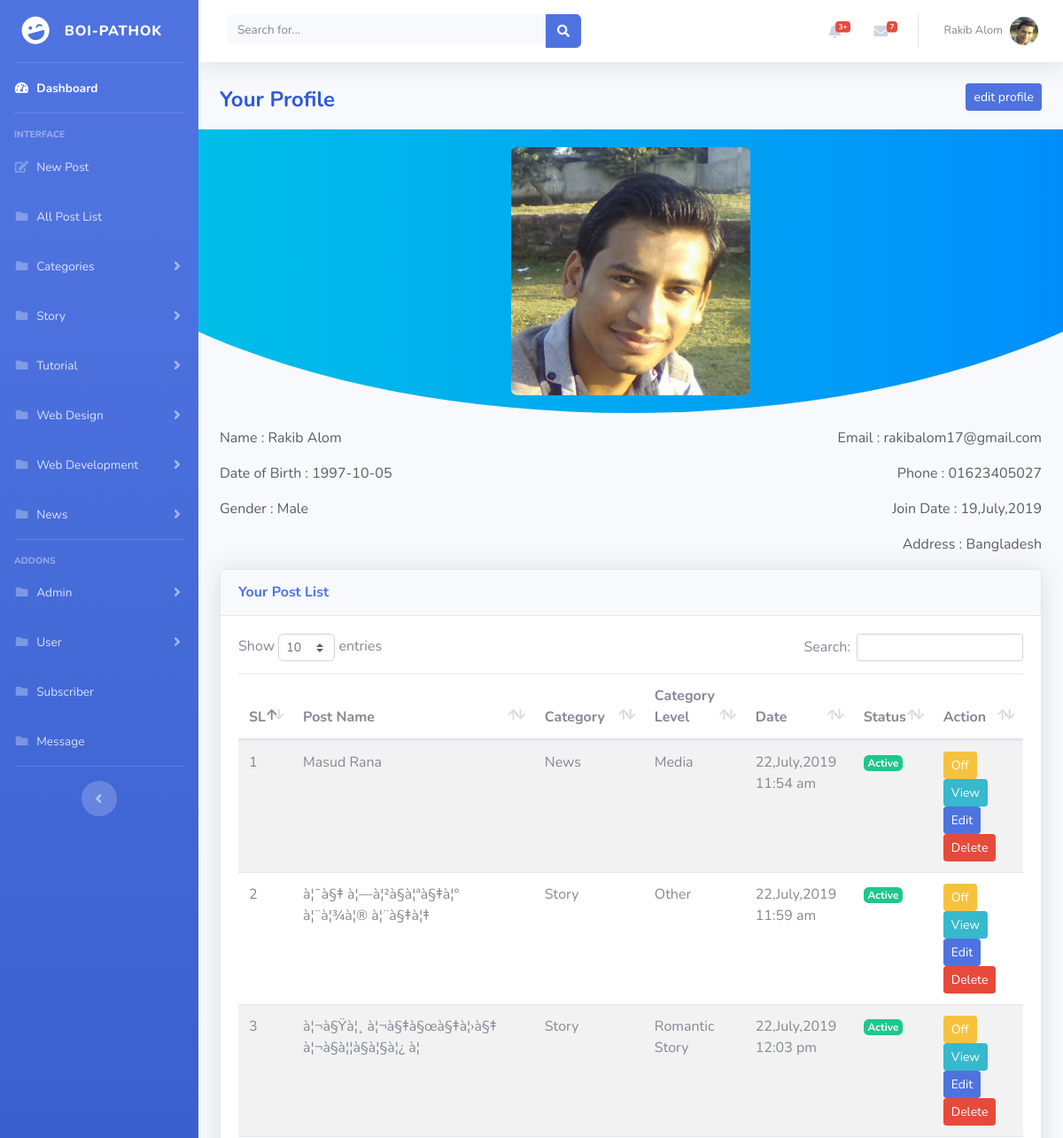
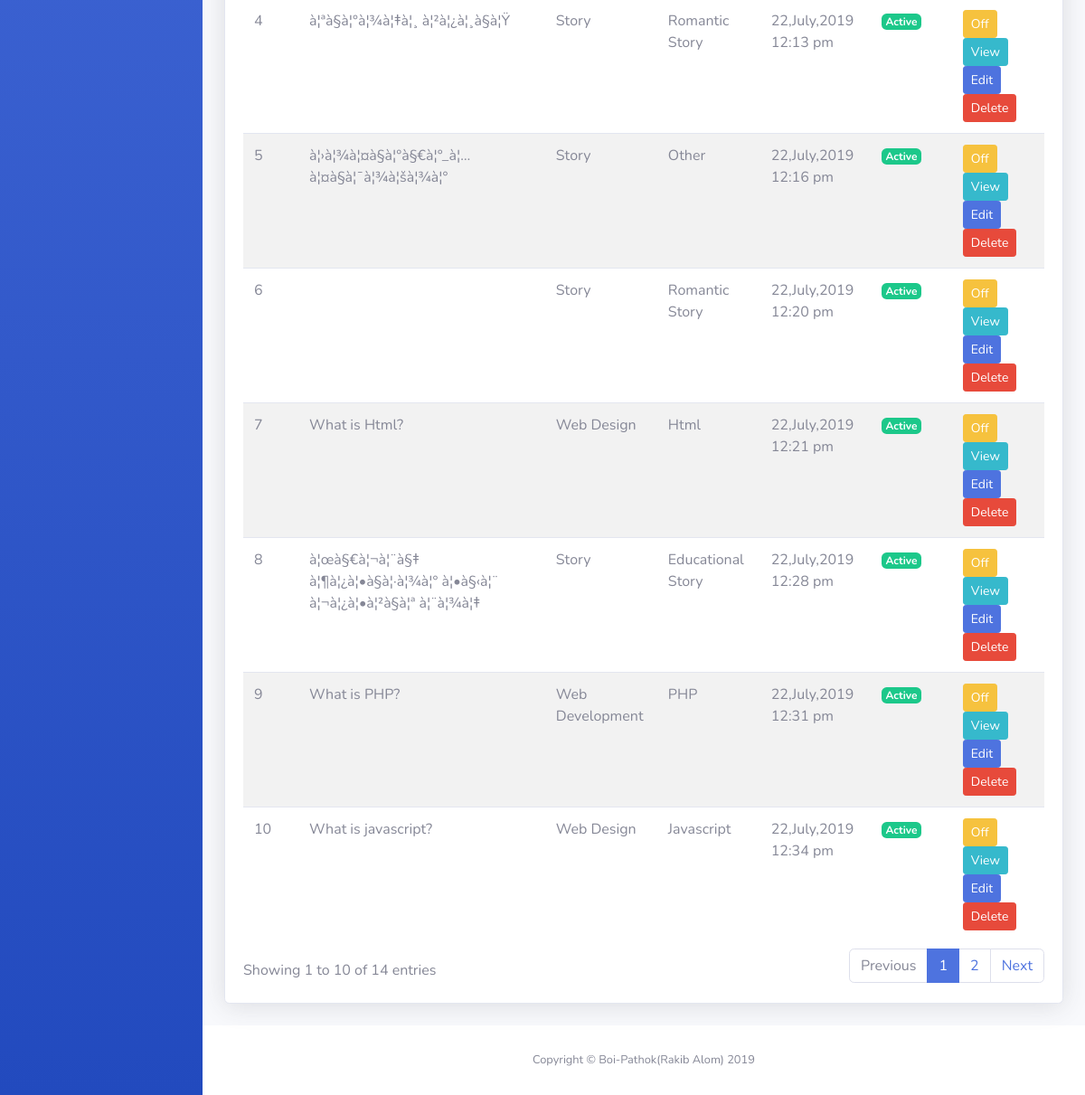
The page /adminpanel/admin/profile.php (signed in) on the database its author committed (2 pictures, top to bottom).
### tables this page shows
CREATE TABLE `categories` (
  `cate_id` int(11) NOT NULL,
  `cate_name` varchar(50) NOT NULL,
  `cate_status` int(11) NOT NULL DEFAULT '1'
);

CREATE TABLE `post` (
  `post_id` int(11) NOT NULL,
  `post_name` text NOT NULL,
  `post_owner` varchar(50) NOT NULL,
  `cate_id` int(11) NOT NULL,
  `cate_level_id` int(11) NOT NULL,
  `post_text` text NOT NULL,
  `post_image` text NOT NULL,
  `post_date` varchar(50) NOT NULL,
  `post_status` int(11) NOT NULL DEFAULT '1',
  `admin_id` int(11) NOT NULL,
  `user_id` int(11) NOT NULL
);

CREATE TABLE `categories_level` (
  `cate_level_id` int(11) NOT NULL,
  `cate_id` int(11) NOT NULL,
  `cate_level_name` varchar(50) NOT NULL,
  `cate_level_status` int(11) NOT NULL DEFAULT '1'
);

### adminpanel/admin/profile.php (the view, shortened to what this page needs)
<?php
	include ('../include/admin_header.php');
	include ('../include/dbcon.php');
  $email = $_SESSION['email'];
	$sql = "SELECT * FROM admin WHERE admin_email = '$email'";
	$run = mysqli_query($con,$sql);
  $result = mysqli_fetch_assoc($run);
  $admin_id = $result['admin_id'];
  $sql2 = "SELECT categories.cate_name,categories_level.cate_level_name, post.* FROM post INNER JOIN categories ON categories.cate_id = post.cate_id INNER JOIN categories_level ON categories_level.cate_level_id = post.cate_level_id WHERE admin_id = '$admin_id'";
  $run2 = mysqli_query($con,$sql2);
?>
  <div id="wrapper">
        <div class="container-fluid">
            <div class="header-section">
              <span class="header-section-name">Your Profile</span>
              <div class="float-right">
                <a href="admin_edit.php?admin_id=<?php echo $result['admin_id']; ?>" class="btn btn-sm btn-primary">edit profile</a>
              </div>
            </div>
            <div class="profile-section mt-3">
                <img class="rounded" src="../img/admin/<?php echo $result['admin_image']; ?>">
            </div>
            <div class="main-content row mt-3 text-dark">
              <div class="col-md-6">
                <p>Name   : <?php echo $result['admin_name']; ?></p>
                <p>Date of Birth  : <?php echo $result['admin_birthdate']; ?></p>
                <p>Gender  : <?php echo $result['admin_gender']; ?></p>
              </div>
              <div class="col-md-6" align="right">
                <p>Email  : <?php echo $result['admin_email']; ?></p>
                <p>Phone  : <?php echo $result['admin_phone']; ?></p>
                <p>Join Date   : <?php echo $result['join_date']; ?></p>
                <p>Address     : <?php echo $result['admin_address']; ?></p>
              </div>
            </div>
          <div class="card shadow mb-4">
            <div class="card-header py-3">
              <h6 class="m-0 font-weight-bold text-primary">Your Post List</h6>
            </div>
            <div class="card-body">
              <div class="table-responsive">
                <table class="table table-striped" id="dataTable" width="100%" cellspacing="0">
                  <thead>
                      <tr>
                          <th>SL</th>
                          <th>Post Name</th>
                          <th>Category</th>
                          <th>Category Level</th>
                          <th>Date</th>
                          <th>Status</th>
                          <th>Action</th>
                      </tr>
                  </thead>
                  <tbody>
                  <?php
                      while($result2 = mysqli_fetch_assoc($run2)) {
                  ?>
                    <tr>
                      <td><?php echo $count++; ?></td>
                      <td><?php echo $result2['post_name']; ?></td>
                      <td><?php echo $result2['cate_name']; ?></td>
                      <td><?php echo $result2['cate_level_name']; ?></td>
                      <td><?php echo $result2['post_date']; ?></td>
                      <td>
                        <?php
                          if ($result2['post_status'] == 1) {
                            ?>
                            <span class="badge badge-success">Active</span>
                            <?php
                          }else{
                            ?>
                            <span class="badge badge-warning">Deactive</span>
                            <?php
                          }
                         ?>
                      </td>
                      <td>
                          <?php
                            if ($result2['post_status'] == 1) {
                              ?>
                              <form action="" method="post">
                                  <button class="btn btn-sm btn-warning" name="deactive">Off</button>
                                  <a class="btn btn-info btn-sm" href="post_view.php?post_id=<?php echo $result2['post_id']; ?>">View</a>
                                  <a class="btn btn-sm btn-primary" href="post_edit.php?post_id=<?php echo $result2['post_id']; ?>">Edit</a>
                                  <button class="btn btn-sm btn-danger" name="delete">Delete</button>
                              </form>
                              <?php
                            }
                           ?>
                      </td>
                    </tr>
                  <?php } ?>
                  </tbody>
                </table>
              </div>
            </div>
          </div>
        </div>
      </div>
<?php include ('../include/admin_footer.php'); ?>

### adminpanel/include/admin_header.php (shortened to what this page needs)
<?php
    include ('dbcon.php');
    $email = $_SESSION['email'];
    $sql11 = "SELECT * FROM admin WHERE admin_email = '$email'";
    $run11 = mysqli_query($con,$sql11);
    $result11 = mysqli_fetch_assoc($run11);
 ?>
<!DOCTYPE html>
<html lang="en">
<head>
  <link href="../vendor/fontawesome-free/css/all.min.css" rel="stylesheet" type="text/css">
  <link href="../css/sb-admin-2.css" rel="stylesheet">
  <link href="../vendor/datatables/dataTables.bootstrap4.min.css" rel="stylesheet">
</head>
<body id="page-top">
  <div id="wrapper">
    <ul class="navbar-nav bg-gradient-primary sidebar sidebar-dark accordion" id="accordionSidebar">
      <a class="sidebar-brand d-flex align-items-center justify-content-center" href="index.php">
        <div class="sidebar-brand-icon rotate-n-15">
          <i class="fas fa-laugh-wink"></i>
        </div>
        <div class="sidebar-brand-text mx-3">Boi-Pathok</div>
      </a>
      <hr class="sidebar-divider my-0">
      <li class="nav-item active">
        <a class="nav-link" href="../admin/index.php">
          <i class="fas fa-fw fa-tachometer-alt"></i>
          <span>Dashboard</span></a>
      </li>
      <hr class="sidebar-divider">
      <div class="sidebar-heading">
        Interface
      </div>
      <li class="nav-item">
        <a class="nav-link" href="../admin/post.php">
          <i class="fas fa-fw fa-edit"></i>
          <span>New Post</span></a>
      </li>
      <li class="nav-item">
        <a class="nav-link" href="../admin/post_list.php">
          <i class="fas fa-fw fa-folder"></i>
          <span>All Post List</span></a>
      </li>
      <li class="nav-item">
        <a class="nav-link collapsed" href="#" data-toggle="collapse" data-target="#categoriesNav" aria-expanded="true" aria-controls="collapsePages">
          <i class="fas fa-fw fa-folder"></i>
          <span>Categories</span>
        </a>
      </li>
    <?php
      include ('dbcon.php');
      $count = 1;
      $sql = "SELECT * FROM categories WHERE cate_status = '1'";
      $run = mysqli_query($con,$sql);
      while($result = mysqli_fetch_assoc($run)) {
     ?>
      <li class="nav-item" value="<?php echo $result['cate_id']; ?>">
        <a class="nav-link collapsed" href="#" data-toggle="collapse" data-target="#navID<?php echo $result['cate_id']; ?>" aria-expanded="true" aria-controls="collapsePages">
          <i class="fas fa-fw fa-folder"></i>
          <span><?php echo $result['cate_name']; ?></span>
        </a>
      </li>
    <?php } ?>
      <hr class="sidebar-divider">
      <div class="sidebar-heading">
        Addons
      </div>
      <li class="nav-item">
        <a class="nav-link collapsed" href="#" data-toggle="collapse" data-target="#adminNav" aria-expanded="true" aria-controls="collapsePages">
          <i class="fas fa-fw fa-folder"></i>
          <span>Admin</span>
        </a>
      </li>
      <li class="nav-item">
        <a class="nav-link collapsed" href="#" data-toggle="collapse" data-target="#userNav" aria-expanded="true" aria-controls="collapsePages">
          <i class="fas fa-fw fa-folder"></i>
          <span>User</span>
        </a>
      </li>
      <li class="nav-item">
        <a class="nav-link" href="../admin/subscribe.php">
          <i class="fas fa-fw fa-folder"></i>
          <span>Subscriber</span></a>
      </li>
      <li class="nav-item">
        <a class="nav-link" href="../admin/contact.php">
          <i class="fas fa-fw fa-folder"></i>
          <span>Message</span></a>
      </li>
      <hr class="sidebar-divider d-none d-md-block">
      <div class="text-center d-none d-md-inline">
        <button class="rounded-circle border-0" id="sidebarToggle"></button>
      </div>
    </ul>
    <div id="content-wrapper" class="d-flex flex-column">
      <div id="content">
        <nav class="navbar navbar-expand navbar-light bg-white topbar mb-4 static-top shadow">
          <form class="d-none d-sm-inline-block form-inline mr-auto ml-md-3 my-2 my-md-0 mw-100 navbar-search">
            <div class="input-group">
              <input type="text" class="form-control bg-light border-0 small" placeholder="Search for..." aria-label="Search" aria-describedby="basic-addon2">
              <div class="input-group-append">
                <button class="btn btn-primary" type="button">
                  <i class="fas fa-search fa-sm"></i>
                </button>
              </div>
            </div>
          </form>
          <ul class="navbar-nav ml-auto">
            <li class="nav-item dropdown no-arrow mx-1">
              <a class="nav-link dropdown-toggle" href="#" id="alertsDropdown" role="button" data-toggle="dropdown" aria-haspopup="true" aria-expanded="false">
                <i class="fas fa-bell fa-fw"></i>
                <span class="badge badge-danger badge-counter">3+</span>
              </a>
            </li>
            <li class="nav-item dropdown no-arrow mx-1">
              <a class="nav-link dropdown-toggle" href="#" id="messagesDropdown" role="button" data-toggle="dropdown" aria-haspopup="true" aria-expanded="false">
                <i class="fas fa-envelope fa-fw"></i>
                <span class="badge badge-danger badge-counter">7</span>
              </a>
            </li>
            <li class="nav-item dropdown no-arrow">
              <a class="nav-link dropdown-toggle" href="#" id="userDropdown" role="button" data-toggle="dropdown" aria-haspopup="true" aria-expanded="false">
                <span class="mr-2 d-none d-lg-inline text-gray-600 small"><?php echo $result11['admin_name']; ?></span>
                <img class="img-profile rounded-circle" src="../img/admin/<?php echo $result11['admin_image']; ?>">
              </a>
            </li>
          </ul>
        </nav>

### rows shown on the page
categories: $result['cate_id'] 8 (drawn), cate_name "Story"
categories: $result['cate_id'] 9 (drawn), cate_name "Tutorial"
categories: $result['cate_id'] 10 (drawn), cate_name "Web Design"
categories: $result['cate_id'] 11 (drawn), cate_name "Web Development"
categories: $result['cate_id'] 12 (drawn), cate_name "News"
post: post_name "Masud Rana", cate.cate_name "News", cate_level.cate_level_name "Media", post_date "22,July,2019 11:54 am", post_status "Active"
post: post_name "à¦¯à§‡ à¦—à¦²à§à¦ªà§‡à¦° à¦¨à¦¾à¦® à¦¨à§‡à¦‡", cate.cate_name "Story", cate_level.cate_level_name "Other", post_date "22,July,2019 11:59 am", post_status "Active"
post: post_name "à¦¬à§Ÿà¦¸ à¦¬à§‡à§œà§‡à¦›à§‡ à¦¬à§à¦¦à§à¦§à¦¿ à¦", cate.cate_name "Story", cate_level.cate_level_name "Romantic Story", post_date "22,July,2019 12:03 pm", post_status "Active"
post: post_name "à¦ªà§à¦°à¦¾à¦‡à¦¸ à¦²à¦¿à¦¸à§à¦Ÿ", cate.cate_name "Story", cate_level.cate_level_name "Romantic Story", post_date "22,July,2019 12:13 pm", post_status "Active"
post: post_name "à¦›à¦¾à¦¤à§à¦°à§€à¦°_à¦…à¦¤à§à¦¯à¦¾à¦šà¦¾à¦°", cate.cate_name "Story", cate_level.cate_level_name "Other", post_date "22,July,2019 12:16 pm", post_status "Active"
post: cate.cate_name "Story", cate_level.cate_level_name "Romantic Story", post_date "22,July,2019 12:20 pm", post_status "Active"
post: post_name "What is Html?", cate.cate_name "Web Design", cate_level.cate_level_name "Html", post_date "22,July,2019 12:21 pm", post_status "Active"
post: post_name "à¦œà§€à¦¬à¦¨à§‡ à¦¶à¦¿à¦•à§à¦·à¦¾à¦° à¦•à§‹à¦¨ à¦¬à¦¿à¦•à¦²à§à¦ª à¦¨à¦¾à¦‡", cate.cate_name "Story", cate_level.cate_level_name "Educational Story", post_date "22,July,2019 12:28 pm", post_status "Active"
post: post_name "What is PHP?", cate.cate_name "Web Development", cate_level.cate_level_name "PHP", post_date "22,July,2019 12:31 pm", post_status "Active"
post: post_name "What is javascript?", cate.cate_name "Web Design", cate_level.cate_level_name "Javascript", post_date "22,July,2019 12:34 pm", post_status "Active"

### other values the page prints
$result11['admin_name'] "Rakib Alom"
$result['admin_name'] "Rakib Alom"
$result['admin_birthdate'] "1997-10-05"
$result['admin_gender'] "Male"
$result['admin_email'] "rakibalom17@gmail.com"
$result['admin_phone'] "01623405027"
$result['join_date'] "19,July,2019"
$result['admin_address'] "Bangladesh"
